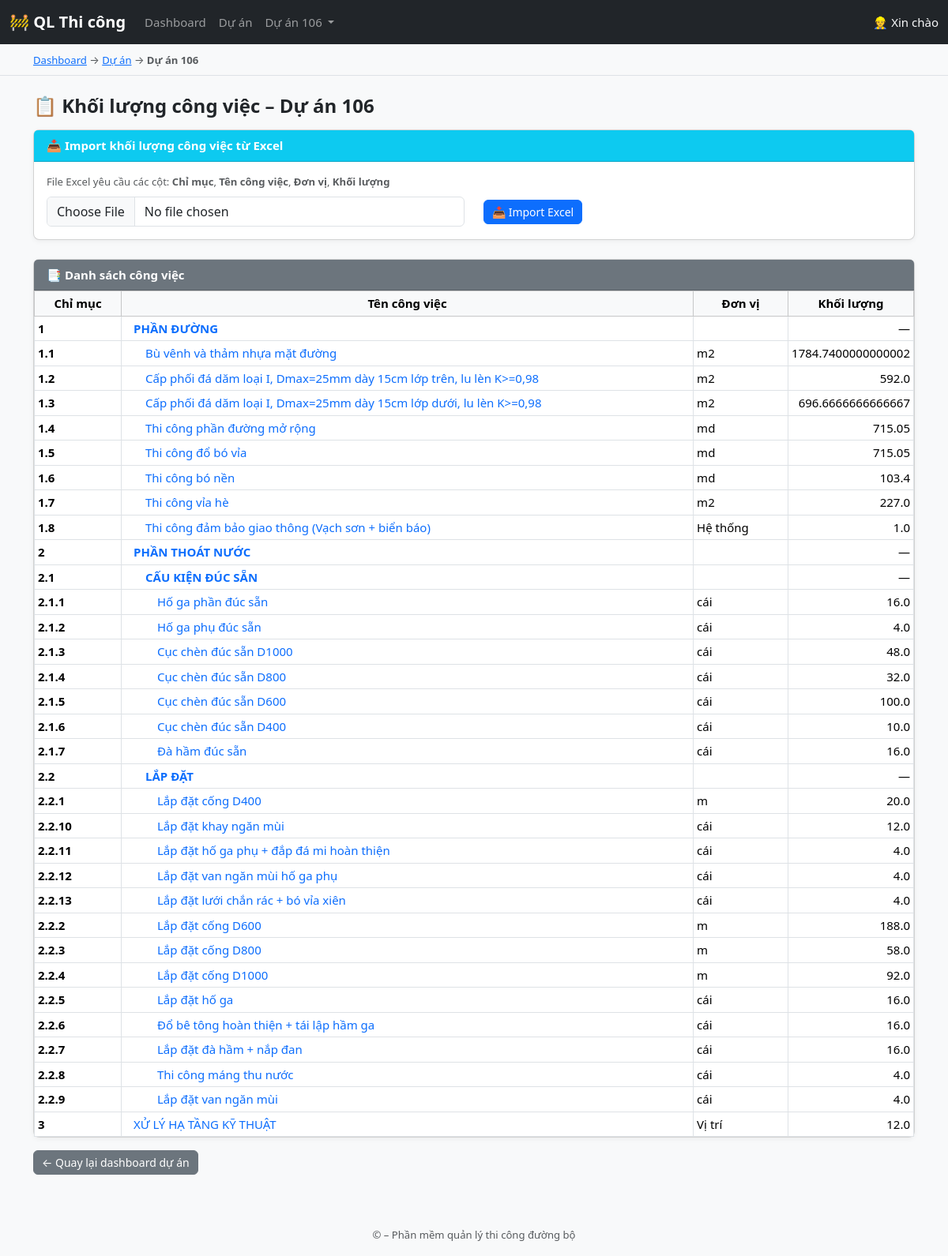
Page /projects/1/work-items/ on the committed database.
### core/models.py (models this page shows, shortened)
class Project(models.Model):
    name = models.CharField(max_length=255)
    start_date = models.DateField()

class WorkItem(models.Model):
    project = models.ForeignKey(Project, on_delete=models.CASCADE)
    index_code = models.CharField(max_length=50)
    name = models.CharField(max_length=255)
    unit = models.CharField(max_length=50, blank=True)
    quantity = models.FloatField(null=True, blank=True)
    parent = models.ForeignKey(
        'self',
        null=True,
        blank=True,
        related_name='children',
        on_delete=models.CASCADE
    )
    @property
    def level(self):
        level = 0
        p = self.parent
        while p:
            level += 1
            p = p.parent
        return level
    completed_quantity = models.FloatField(default=0)  # 👈 mới

### core/views.py (the view)
def work_items(request, project_id):
    project = get_object_or_404(Project, id=project_id)
    work_items = (
        WorkItem.objects
        .filter(project=project)
        .select_related('parent')
        .order_by('index_code')
    )
    print("WORK ITEMS COUNT:", work_items.count())
    return render(request, 'core/work_items.html', {
        'project': project,
        'work_items': work_items
    })

### core/templates/core/work_items.html (shortened to what this page needs)
{% extends "core/base.html" %}
{% load static %}
{% block content %}
<h4 class="mb-3">
    📋 Khối lượng công việc – {{ project.name }}
</h4>
<div class="card mb-4">
    <div class="card-header bg-info text-white">
        📥 Import khối lượng công việc từ Excel
    </div>
    <div class="card-body">
        <p class="text-muted small mb-2">
            File Excel yêu cầu các cột:
            <strong>Chỉ mục</strong>,
            <strong>Tên công việc</strong>,
            <strong>Đơn vị</strong>,
            <strong>Khối lượng</strong>
        </p>
        <form method="post"
              action="{% url 'import_work_items_excel' project.id %}"
              enctype="multipart/form-data">
            <div class="row">
                <div class="col-md-6">
                    <input type="file"
                           name="excel_file"
                           class="form-control"
                           required>
                </div>
                <div class="col-md-3">
                    <button type="submit"
                            class="btn btn-primary btn-sm mt-1">
                        📥 Import Excel
                    </button>
                </div>
            </div>
        </form>
    </div>
</div>
<div class="card">
    <div class="card-header bg-secondary text-white">
        📑 Danh sách công việc
    </div>
    <div class="card-body p-0">
        <table class="table table-bordered table-sm mb-0">
            <thead class="table-light">
                <tr>
                    <th style="width: 110px;">Chỉ mục</th>
                    <th>Tên công việc</th>
                    <th style="width: 120px;">Đơn vị</th>
                    <th style="width: 150px;">Khối lượng</th>
                </tr>
            </thead>
            <tbody>
                {% for item in work_items %}
                <tr>
                    <td>
                        <strong>{{ item.index_code }}</strong>
                    </td>
                    <td style="padding-left: {{ item.level|add:1 }}em;">
                        <a href="{% url 'work_item_materials' item.id %}"
                           class="text-decoration-none">
                            {% if item.children.exists %}
                                <strong>{{ item.name }}</strong>
                            {% else %}
                                {{ item.name }}
                            {% endif %}
                        </a>
                    </td>
                    <td>{{ item.unit }}</td>
                    <td class="text-end">
                        {% if item.quantity %}
                            {{ item.quantity }}
                        {% else %}
                            —
                        {% endif %}
                    </td>
                </tr>
                {% endfor %}
            </tbody>
        </table>
    </div>
</div>
<a href="{% url 'project_dashboard' project.id %}"
   class="btn btn-secondary btn-sm mt-3">
    ← Quay lại dashboard dự án
</a>
{% endblock %}

### core/templates/core/base.html (shortened to what this page needs)
<!DOCTYPE html>
<html lang="vi">
<head>
    <link href="https://cdn.jsdelivr.net/npm/bootstrap@5.3.2/dist/css/bootstrap.min.css"
          rel="stylesheet">
    {% load static %}
    <link rel="stylesheet" href="{% static 'core/style.css' %}">
</head>
<body>
<nav class="navbar navbar-expand-lg navbar-dark bg-dark">
    <div class="container-fluid">
        <a class="navbar-brand fw-bold" href="{% url 'dashboard' %}">
            🚧 QL Thi công
        </a>
        <div class="collapse navbar-collapse" id="mainNavbar">
            <ul class="navbar-nav me-auto mb-2 mb-lg-0">
                <li class="nav-item">
                    <a class="nav-link" href="{% url 'dashboard' %}">
                        Dashboard
                    </a>
                </li>
                <li class="nav-item">
                    <a class="nav-link" href="{% url 'project_list' %}">
                        Dự án
                    </a>
                </li>
                {% if project %}
                <li class="nav-item dropdown">
                    <a class="nav-link dropdown-toggle"
                       href="#"
                       role="button"
                       data-bs-toggle="dropdown">
                        {{ project.name }}
                    </a>
                </li>
                {% endif %}
            </ul>
            <span class="navbar-text text-light">
                👷 Xin chào
            </span>
        </div>
    </div>
</nav>
{% if project %}
<nav class="bg-light border-bottom">
    <div class="container py-2">
        <small class="text-muted">
            <a href="{% url 'dashboard' %}">Dashboard</a>
            →
            <a href="{% url 'project_list' %}">Dự án</a>
            →
            <strong>{{ project.name }}</strong>
        </small>
    </div>
</nav>
{% endif %}
<div class="container mt-4">
    {% block content %}
    {% endblock %}
</div>
<footer class="bg-light text-center text-muted mt-5 py-3">
    <small>
        © {{ now|date:"Y" }} – Phần mềm quản lý thi công đường bộ
    </small>
</footer>
</body>
</html>

### core/static/core/style.css (style rules this page uses)
body { background-color: #f8f9fa; font-size: 15px; }
h2, h4, h5 { font-weight: 600; }
.table { background-color: #ffffff; }
.table th { text-align: center; vertical-align: middle; }
.table td { vertical-align: middle; }
.btn { border-radius: 6px; padding: 6px 14px; }
.btn-sm { padding: 4px 10px; font-size: 14px; }
.card { border-radius: 8px; box-shadow: 0 2px 6px rgba(0,0,0,0.05); }
.card-header { background-color: #e9ecef; font-weight: 600; }

### rows in the picture
Project: name "Dự án 106"
WorkItem: index_code "1", name "PHẦN ĐƯỜNG"
WorkItem: index_code "1.1", name "Bù vênh và thảm nhựa mặt đường", unit "m2", quantity "1784.7400000000002"
WorkItem: index_code "1.2", name "Cấp phối đá dăm loại I, Dmax=25mm dày 15cm lớp trên, lu lèn K>=0,98", unit "m2", quantity "592.0"
WorkItem: index_code "1.3", name "Cấp phối đá dăm loại I, Dmax=25mm dày 15cm lớp dưới, lu lèn K>=0,98", unit "m2", quantity "696.6666666666667"
WorkItem: index_code "1.4", name "Thi công phần đường mở rộng", unit "md", quantity "715.05"
WorkItem: index_code "1.5", name "Thi công đổ bó vỉa", unit "md", quantity "715.05"
WorkItem: index_code "1.6", name "Thi công bó nền", unit "md", quantity "103.4"
WorkItem: index_code "1.7", name "Thi công vỉa hè", unit "m2", quantity "227.0"
WorkItem: index_code "1.8", name "Thi công đảm bảo giao thông (Vạch sơn + biển báo)", unit "Hệ thống", quantity "1.0"
WorkItem: index_code "2", name "PHẦN THOÁT NƯỚC"
WorkItem: index_code "2.1", name "CẤU KIỆN ĐÚC SẴN"
WorkItem: index_code "2.1.1", name "Hố ga phần đúc sẵn", unit "cái", quantity "16.0"
WorkItem: index_code "2.1.2", name "Hố ga phụ đúc sẵn", unit "cái", quantity "4.0"
WorkItem: index_code "2.1.3", name "Cục chèn đúc sẵn D1000", unit "cái", quantity "48.0"
WorkItem: index_code "2.1.4", name "Cục chèn đúc sẵn D800", unit "cái", quantity "32.0"
WorkItem: index_code "2.1.5", name "Cục chèn đúc sẵn D600", unit "cái", quantity "100.0"
WorkItem: index_code "2.1.6", name "Cục chèn đúc sẵn D400", unit "cái", quantity "10.0"
WorkItem: index_code "2.1.7", name "Đà hầm đúc sẵn", unit "cái", quantity "16.0"
WorkItem: index_code "2.2", name "LẮP ĐẶT"
WorkItem: index_code "2.2.1", name "Lắp đặt cống D400", unit "m", quantity "20.0"
WorkItem: index_code "2.2.10", name "Lắp đặt khay ngăn mùi", unit "cái", quantity "12.0"
WorkItem: index_code "2.2.11", name "Lắp đặt hố ga phụ + đắp đá mi hoàn thiện", unit "cái", quantity "4.0"
WorkItem: index_code "2.2.12", name "Lắp đặt van ngăn mùi hố ga phụ", unit "cái", quantity "4.0"
WorkItem: index_code "2.2.13", name "Lắp đặt lưới chắn rác + bó vỉa xiên", unit "cái", quantity "4.0"
WorkItem: index_code "2.2.2", name "Lắp đặt cống D600", unit "m", quantity "188.0"
WorkItem: index_code "2.2.3", name "Lắp đặt cống D800", unit "m", quantity "58.0"
WorkItem: index_code "2.2.4", name "Lắp đặt cống D1000", unit "m", quantity "92.0"
WorkItem: index_code "2.2.5", name "Lắp đặt hố ga", unit "cái", quantity "16.0"
WorkItem: index_code "2.2.6", name "Đổ bê tông hoàn thiện + tái lập hầm ga", unit "cái", quantity "16.0"
WorkItem: index_code "2.2.7", name "Lắp đặt đà hầm + nắp đan", unit "cái", quantity "16.0"
WorkItem: index_code "2.2.8", name "Thi công máng thu nước", unit "cái", quantity "4.0"
WorkItem: index_code "2.2.9", name "Lắp đặt van ngăn mùi", unit "cái", quantity "4.0"
WorkItem: index_code "3", name "XỬ LÝ HẠ TẦNG KỸ THUẬT", unit "Vị trí", quantity "12.0"
